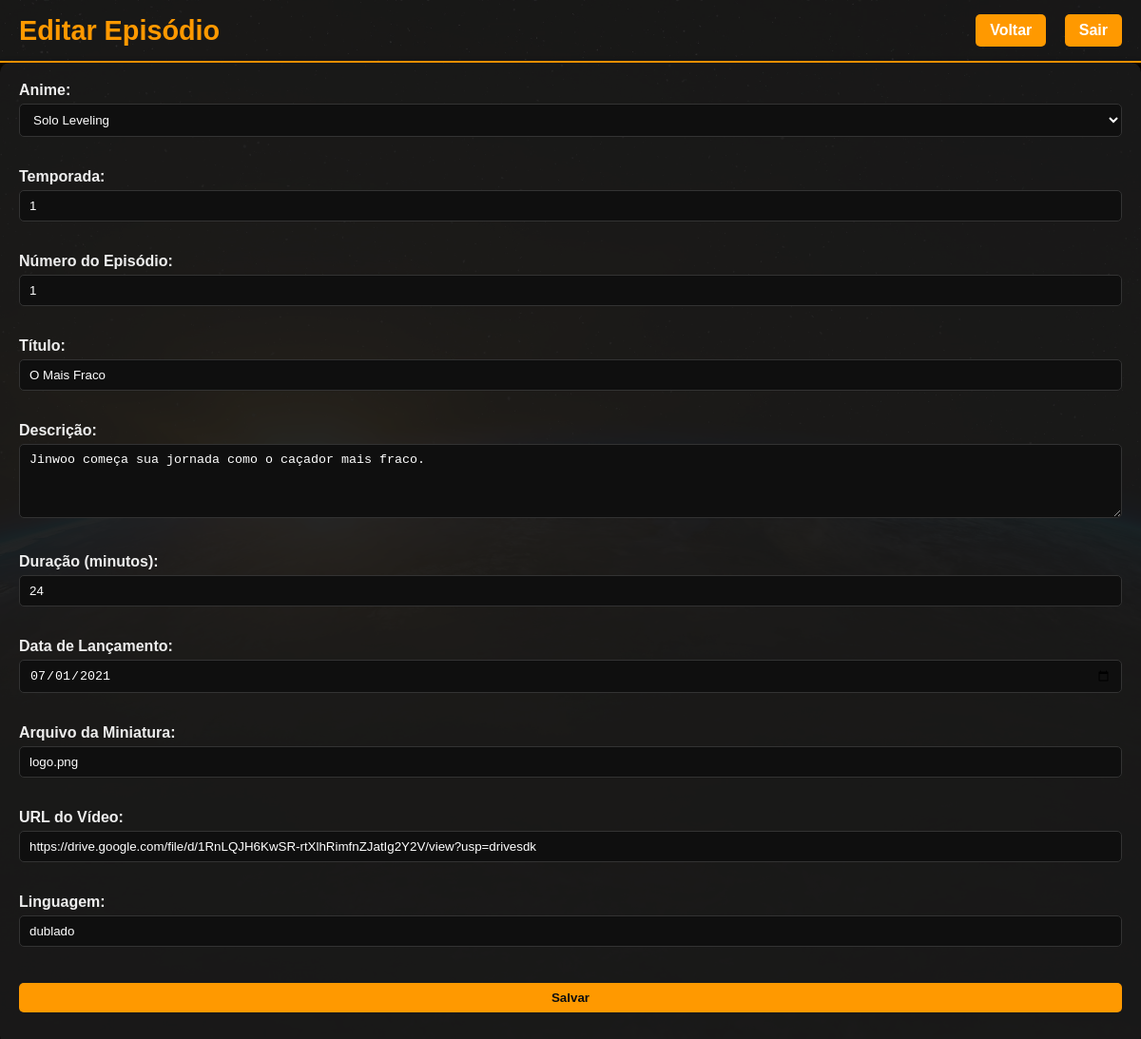
Before: /PHP/admin/episodes/episodes_form.php?id=1 (signed in) with the older database file.
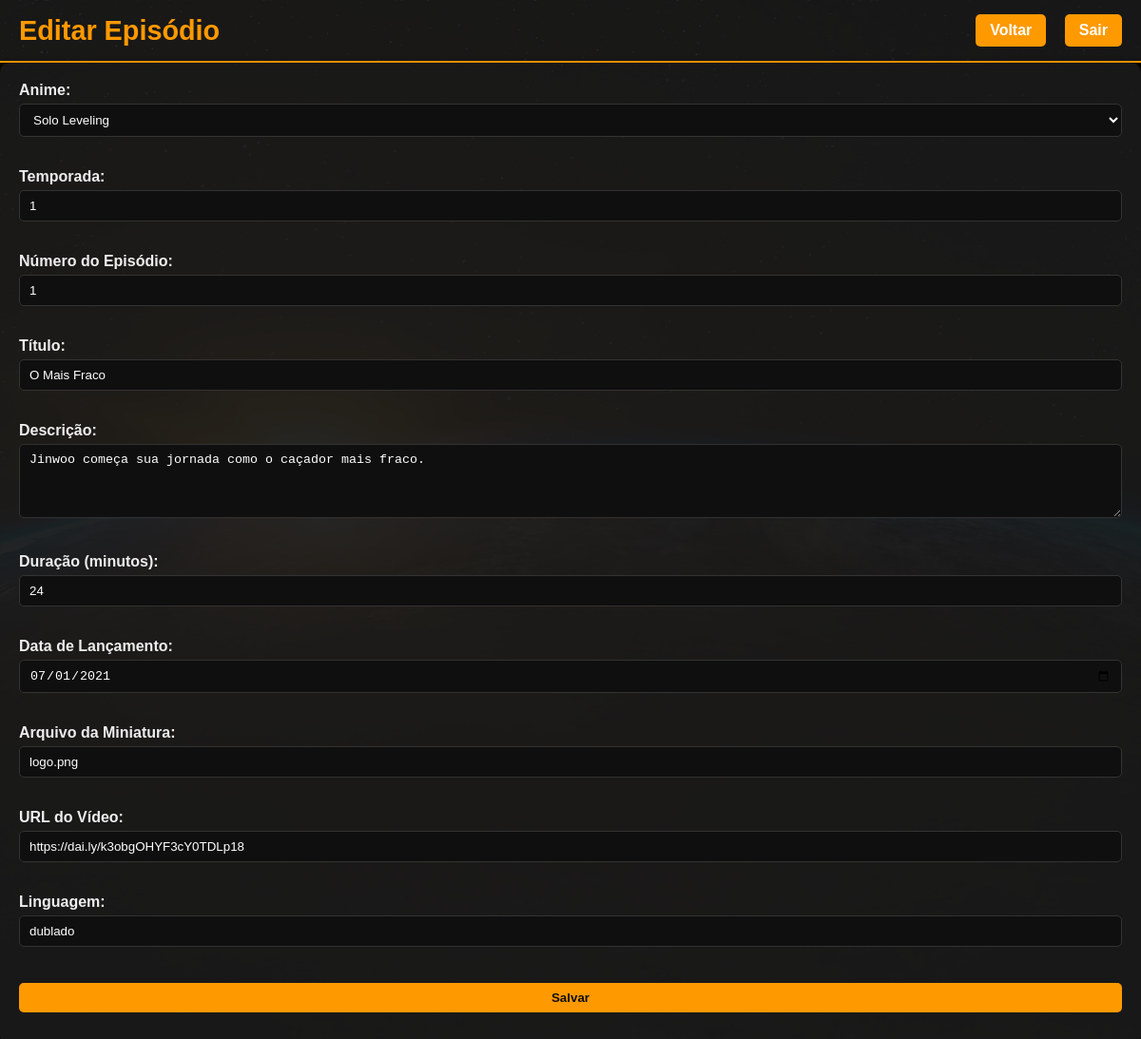
After: the same page with the newer database file.
### tables this page shows
CREATE TABLE `episodios` (
  `id` int(11) NOT NULL,
  `anime_id` int(11) NOT NULL,
  `temporada` int(11) NOT NULL DEFAULT 1,
  `numero` int(11) NOT NULL,
  `titulo` varchar(255) NOT NULL,
  `descricao` text DEFAULT NULL,
  `sinopse` text DEFAULT NULL,
  `duracao` int(11) DEFAULT NULL,
  `data_lancamento` date DEFAULT NULL,
  `miniatura` varchar(255) DEFAULT NULL,
  `video_url` varchar(255) NOT NULL,
  `linguagem` varchar(20) DEFAULT NULL
);

CREATE TABLE `animes` (
  `id` int(11) NOT NULL,
  `nome` varchar(255) NOT NULL,
  `nota` decimal(3,1) DEFAULT 0.0,
  `descricao` text DEFAULT NULL,
  `sinopse` text DEFAULT NULL,
  `capa` varchar(255) DEFAULT NULL,
  `ano` year(4) DEFAULT NULL,
  `linguagem` varchar(20) DEFAULT NULL,
  `created_at` timestamp NOT NULL DEFAULT current_timestamp(),
  `updated_at` timestamp NOT NULL DEFAULT current_timestamp() ON UPDATE current_timestamp()
);

### PHP/admin/episodes/episodes_form.php (the view, shortened to what this page needs)
<?php
require __DIR__ . '/../../shared/conexao.php';
$id = $_GET['id'] ?? null;
$episodio = [
    'anime_id' => '',
    'temporada' => 1,
    'numero' => '',
    'titulo' => '',
    'descricao' => '',
    'duracao' => '',
    'data_lancamento' => '',
    'miniatura' => '',
    'video_url' => '',
    'linguagem' => ''
];
$animes = $pdo->query("SELECT id, nome FROM animes ORDER BY nome")->fetchAll(PDO::FETCH_ASSOC);
if ($id) {
    $stmt = $pdo->prepare("SELECT * FROM episodios WHERE id = ?");
    $stmt->execute([$id]);
    $episodio = $stmt->fetch(PDO::FETCH_ASSOC);
}
?>
<!DOCTYPE html>
<html lang="pt-BR">
<head>
    <link rel="stylesheet" href="../../../CSS/style.css?v=2" />
</head>
<body class="admin">
    <div class="admin-links">
        <h1><?= $id ? "Editar Episódio" : "Cadastrar Novo Episódio" ?></h1>
        <nav>
            <a href="../../../PHP/admin/episodes/admin_episodes.php" class="admin-btn">Voltar</a>
            <a href="../../../PHP/shared/logout.php" class="admin-btn">Sair</a>
        </nav>
    </div>
    <main class="admin-form">
        <form method="post" action="../../../PHP/admin/episodes/episodes_save.php">
            <label>Anime:</label><br>
            <select name="anime_id" required>
                <?php foreach($animes as $a): ?>
                    <option value="<?= $a['id'] ?>" <?= $episodio['anime_id'] == $a['id'] ? 'selected' : '' ?>>
                        <?= htmlspecialchars($a['nome']) ?>
                    </option>
                <?php endforeach; ?>
            </select><br><br>
            <label>Temporada:</label><br>
            <input type="number" name="temporada" value="<?= htmlspecialchars($episodio['temporada']) ?>" required><br><br>
            <label>Número do Episódio:</label><br>
            <input type="number" name="numero" value="<?= htmlspecialchars($episodio['numero']) ?>" required><br><br>
            <label>Título:</label><br>
            <input type="text" name="titulo" value="<?= htmlspecialchars($episodio['titulo']) ?>" required><br><br>
            <label>Descrição:</label><br>
            <textarea name="descricao" rows="4"><?= htmlspecialchars($episodio['descricao']) ?></textarea><br><br>
            <label>Duração (minutos):</label><br>
            <input type="number" name="duracao" value="<?= htmlspecialchars($episodio['duracao']) ?>"><br><br>
            <label>Data de Lançamento:</label><br>
            <input type="date" name="data_lancamento" value="<?= htmlspecialchars($episodio['data_lancamento']) ?>"><br><br>
            <label>Arquivo da Miniatura:</label><br>
            <input type="text" name="miniatura" value="<?= htmlspecialchars($episodio['miniatura']) ?>"><br><br>
            <label>URL do Vídeo:</label><br>
            <input type="text" name="video_url" value="<?= htmlspecialchars($episodio['video_url']) ?>" required><br><br>
            <label>Linguagem:</label><br>
            <input type="text" name="linguagem" value="<?= htmlspecialchars($episodio['linguagem']) ?>"><br><br>
            <input type="submit" value="Salvar" class="admin-btn">
        </form>
    </main>
</body>
</html>

Changed rows visible on the page:
changed episodios "O Mais Fraco": video_url "https://drive.google.com/file/d/1RnLQJH6KwSR-rtXlhRimfnZJatIg2Y2V/view?usp=drivesdk" → "https://dai.ly/k3obgOHYF3cY0TDLp18"
